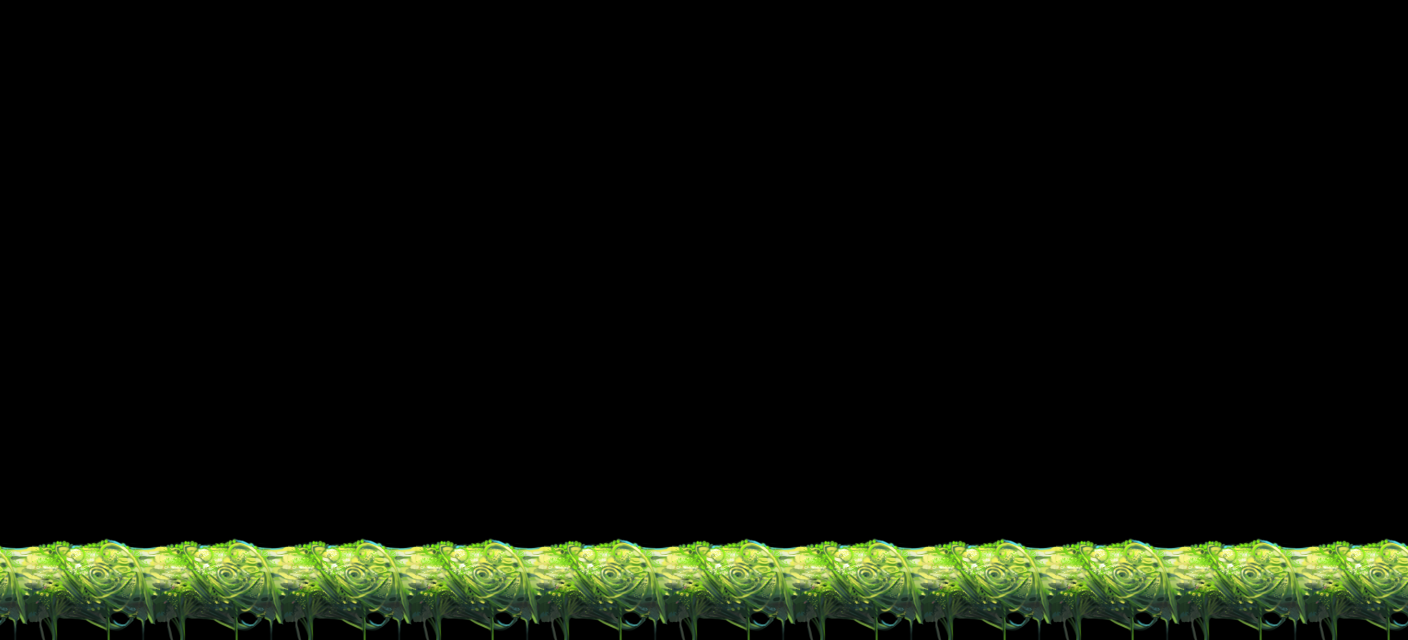

A level layout from a 2D game, rendered from its tile map. Below: a short description, then the map file with tile-grid data replaced by summaries:
An orthogonal 44x20 tile map with 32x32 px tiles, 1 tile layer (块层 1) and 13 objects.

<map version="1.0" orientation="orthogonal" renderorder="right-down" width="44" height="20" tilewidth="32" tileheight="32">
 <tileset firstgid="1" name="downmid" tilewidth="32" tileheight="32">
  <image source="downmid.png" width="128" height="128" />
 </tileset>
 <layer name="块层 1" width="44" height="20">
  <data>[880 cells, 176 non-empty, 16 distinct tile ids]</data>
 </layer>
 <objectgroup name="block">
  <object x="0" y="562" width="1406" height="77" />
 </objectgroup>
 <objectgroup name="gold">
  <object x="190" y="510" />
  <object x="254" y="511" />
  <object x="416" y="511" />
  <object x="481" y="511" />
  <object x="639" y="511" />
  <object x="703" y="511" />
  <object x="1122" y="512" />
  <object x="1184" y="512" />
  <object x="1248" y="511" />
  <object x="1312" y="511" />
  <object x="384" y="352">
   <properties>
    <property name="type" value="1" />
   </properties>
  </object>
  <object x="543" y="352">
   <properties>
    <property name="type" value="1" />
   </properties>
  </object>
 </objectgroup>
</map>
